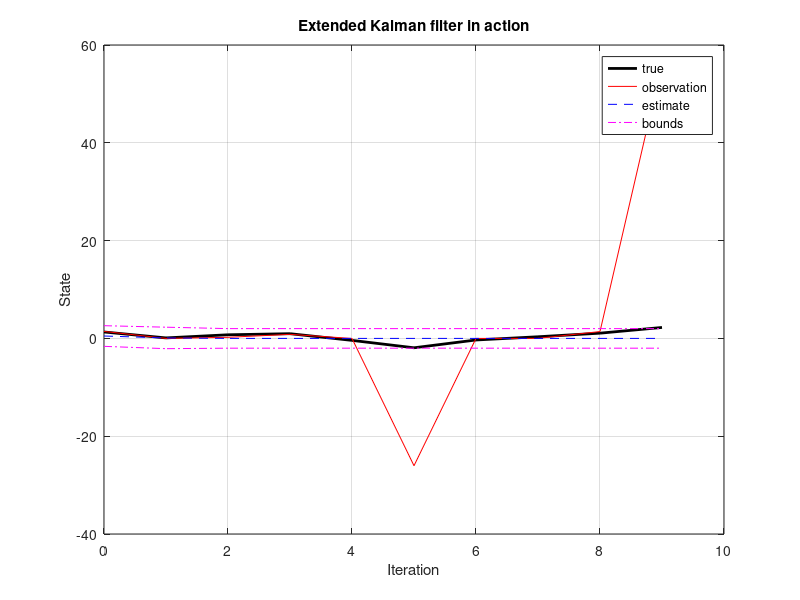
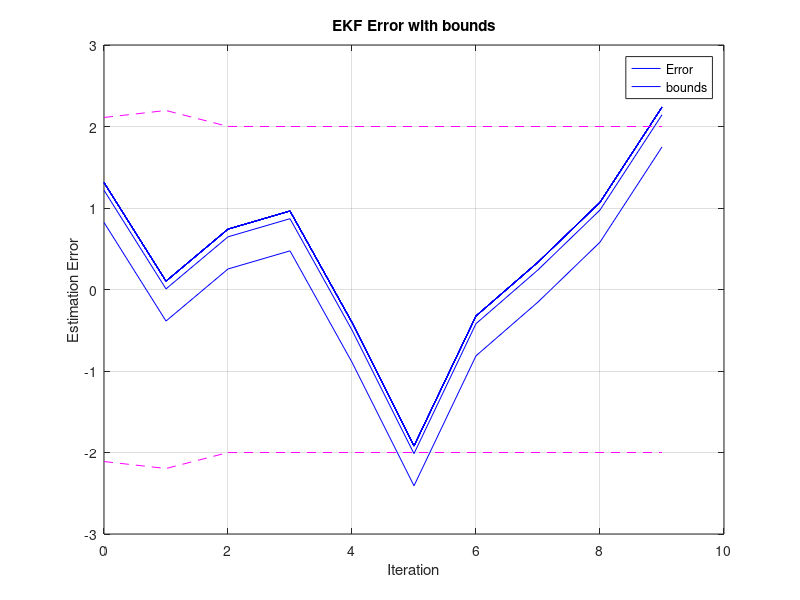

Here is the MATLAB script that generated these plots, in order:
close all
clear all
clc

maxIter = 10;
samplesize = 20
samples_xstore = zeros(20,maxIter+1);
samples_xhatstore = zeros(20,maxIter);
samples_zstore = zeros(20,maxIter+1);
samples_SigmaXstore = zeros(20,maxIter);
%generating samples for the state

SigmaW=1
xtrue= 1+randn(1)
xstore = zeros(maxIter+1,length(xtrue));
xstore(1,:)=xtrue;
for states = 1:maxIter
    w = chol(SigmaW)'*randn(1);
    xtrue = xtrue^3/(1+xtrue^2) + w;
    xstore(states+1,:)=xtrue
end




for samples=1:samplesize
% Initialize simulation variables
SigmaV = 1; % Sensor noise covariance
ztrue = 1 +randn(1)
xhat = 1; % Initialize Kalman filter initial estimate
SigmaX = 1; % Initialize Kalman filter covariance
u = 0; % Unknown initial driving input: assume zero

% Reserve storage for variables we might want to plot/evaluate
xhatstore = zeros(maxIter,length(xhat));
zstore = zeros(maxIter+1,length(xtrue)); zstore(1,:)=ztrue;
SigmaXstore = zeros(maxIter,length(xhat)^2);

for k = 1:maxIter
% EKF Step 0: Compute Ahat, Bhat
% Note: For this example, x(k+1) = x_k^3/(1+x_k^2) + w(k)
Ahat = (3*xhat^2-xhat^4)/(1+xhat^2)^2; Bhat=1;
% EKF Step 1a: State estimate time update
% Note: You need to insert your system's f(...) equation here
xhat = xhat^3/(1+xhat^2)

% EKF Step 1b: Error covariance time update
SigmaX = Ahat*SigmaX*Ahat' + Bhat*SigmaW*Bhat';
% [Implied operation of system in background, with
% input signal u, and output signal z]
w = chol(SigmaW)'*randn(1);
v = chol(SigmaV)'*randn(1);

ztrue = xstore(k+1,:)^5

% xtrue = xtrue^3/(1+xtrue^2) + w; % future x is based on present u

% EKF Step 1c: Estimate system output
% Note: You need to insert your system's h(...) equation here
Chat = 5*xhat^4; Dhat = 1;
zhat = xhat^5;
% EKF Step 2a: Compute Kalman gain matrix
L = SigmaX*Chat'/(Chat*SigmaX*Chat' + Dhat*SigmaV*Dhat');
% EKF Step 2b: State estimate measurement update
xhat = xhat + L*(ztrue - zhat)

SigmaX = SigmaX - L*Chat*SigmaX;
% [Store information for evaluation/plotting purposes]
xhatstore(k,:)=xhat;
zstore(k+1,:) = ztrue; 
SigmaXstore(k,:) = SigmaX(:);
end
samples_xstore(samples,:)= transpose(xstore);
samples_xhatstore(samples,:) = transpose(xhatstore);
samples_zstore(samples,:) = transpose(zstore);
samples_SigmaXstore(samples,:) = transpose(SigmaXstore);

end 

average_SigmaXstore = mean(samples_SigmaXstore,1);
average_xhatstore = mean(samples_xhatstore,1);
average_zstore = mean(samples_zstore,1);

figure(1); clf;
plot(0:maxIter-1,xstore(1:maxIter),'k-','LineWidth',2)
hold on
plot(0:maxIter-1,average_zstore(1:maxIter),'r-',0:maxIter-1,average_xhatstore,'b--', ...
0:maxIter-1,average_xhatstore+2*sqrt(average_SigmaXstore),'m-.',...
0:maxIter-1,average_xhatstore-2*sqrt(average_SigmaXstore),'m-.'); grid;
legend('true','observation','estimate','bounds'); xlabel('Iteration'); ylabel('State');
title('Extended Kalman filter in action');
figure(2); clf;
plot(0:maxIter-1,xstore(1:maxIter)-average_xhatstore,'b-',0:maxIter-1, ...
2*sqrt(average_SigmaXstore),'m--',0:maxIter-1,-2*sqrt(average_SigmaXstore),'m--');
grid; 
legend('Error','bounds');
title('EKF Error with bounds');
xlabel('Iteration'); ylabel('Estimation Error');